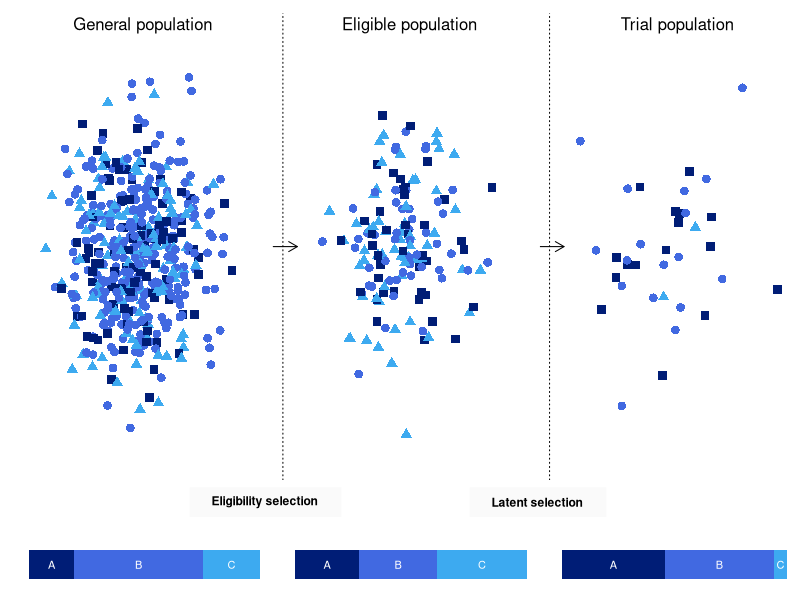

Write the R code that produced this figure.
set.seed(97)

generate_data <- function(size, prob_x, prob_y) {
  x <- sample(c("A", "B", "C"), size, prob = prob_x, replace = TRUE)
  D <- data.frame(X = rnorm(size, mean = 0, sd = 1.75), 
                  Y = rnorm(size, mean = 0, sd = 0.95), 
                  ID = 1:size)
  D <- D[sample(D$ID, size = size), ]
  return(list(x = x, D = D))
}

dl <- list(
  generate_data(500, prob_x = c(0.8/3, 2/3, 1/3)),
  generate_data(150, prob_x = c(1/6, 1/6, 1/6)),
  generate_data(35, prob_x = c(1.4/6, 1.3/6, 0.2/6))
)

# make figure
pdf(file = "/Users/daphneweemering/surfdrive/trial participation/trial-participation/figures/figure4.pdf", height = 5, width = 7)

# population
par(mar = c(0, 0.5, 1, 0), mfrow = c(2, 4), fig = c(0, 1/3, 0.2, 1), new = F)
plot (dl[[1]]$D$X, dl[[1]]$D$Y, col = paste(factor(dl[[1]]$x, labels = c("#001d76", "#4169E1", "#3daaf0"))), 
      pch = 14 + as.numeric(factor(dl[[1]]$x)), ylim = c(-3.5, 3.5), xlim = c(-6, 6), 
      xaxt = "n", yaxt = "n", bty = "n", cex = 1.75)
mtext("General population", line = -1.5, adj = 0.55)

par(fig = c(0, 2/3, 0.2, 1))
arrows(x0 = 0, y0 = 0, x1 = 0.6, y1 = 0, length = 0.1, angle = 30, code = 2)

# eligible patients
par(mar = c(0, 0.5, 1, 0), mfrow = c(2, 3), fig = c(1/3, 2/3, 0.2, 1), new = T)
plot (dl[[2]]$D$X, dl[[2]]$D$Y, col = paste(factor(dl[[2]]$x, labels = c("#001d76", "#4169E1", "#3daaf0"))), 
      pch = 14 + as.numeric(factor(dl[[2]]$x)), ylim = c(-3.5, 3.5), xlim = c(-6, 6), 
      xaxt = "n", yaxt = "n", bty = "n", cex = 1.75)
mtext("Eligible population", line = -1.5, adj = 0.55)
abline (v = -6, lty = 3)


# trial patients
par(mar = c(0, 0.5, 1, 0), mfrow = c(2, 3), fig = c(2/3, 1, 0.2, 1), new = T)
plot (dl[[3]]$D$X, dl[[3]]$D$Y, col = paste(factor(dl[[3]]$x, labels = c("#001d76", "#4169E1", "#3daaf0"))),
      pch = 14 + as.numeric(factor(dl[[3]]$x)), ylim = c(-3.5, 3.5), xlim = c(-6, 6),
      xaxt = "n", yaxt = "n", bty = "n", cex = 1.75)
mtext("Trial population", line = -1.5, adj = 0.55)
abline (v = -6, lty = 3)

par(fig = c(1/3, 1, 0.2, 1))
arrows(x0 = -0.2, y0 = 0, x1 = 0.6, y1 = 0, length = 0.1, angle = 30, code = 2)

# selection text
par(mar = c (0, 0.5, 1, 0), fig = c(0, 1, 0, 1), new = T)
legend(x = -3.65, y = -2.325, legend = bquote(bold("Eligibility selection      ")), bg = "grey98", 
       adj = 0, text.col = "black", box.col = "grey98", cex = 1.1, xpd = T)
legend(x = 1, y = -2.325, legend = bquote(bold("Latent selection      ")), bg = "grey98",
       adj = 0, text.col = "black", box.col = "grey98", cex = 1.1, xpd = T)


# barplots
par(mar = c(1.5, 2, 0.7, 0.5), mfrow = c(2, 4), fig = c(0, 1/3, 0, 0.1), new = T)
barplot(as.matrix(prop.table(table(dl[[1]]$x))), col = c("#001d76", "#4169E1", "#3daaf0"), 
        horiz = T, xaxt = "n", border = NA)

lttr <- function(x, abc){
  text(x = x, y = 0.7, abc, col = "white")
}

mat <- as.matrix(prop.table(table(dl[[1]]$x)))
result <- c(mat[1]/2, mat[1] + mat[2]/2, mat[1] + mat[2] + mat[3]/2)
lttr(result, c("A", "B", "C"))

par(mar = c(1.5, 2, 0.7, 0.5), mfrow = c(2, 4), fig = c(1/3, 2/3, 0, 0.1), new = T)
barplot(as.matrix(prop.table(table(dl[[2]]$x))), col = c("#001d76", "#4169E1", "#3daaf0"), 
        horiz = T, xaxt = "n", border = NA)

mat <- as.matrix(prop.table(table(dl[[2]]$x)))
result <- c(mat[1]/2, mat[1] + mat[2]/2, mat[1] + mat[2] + mat[3]/2)
lttr(result, c("A", "B", "C"))

par(mar = c(1.5, 2, 0.7, 1), mfrow = c(2, 4), fig = c(2/3, 1, 0, 0.1), new = T)
barplot(as.matrix(prop.table(table(dl[[3]]$x))), col = c("#001d76", "#4169E1", "#3daaf0"), 
        horiz = T, xaxt = "n", border = NA)

mat <- as.matrix(prop.table(table(dl[[3]]$x)))
result <- c(mat[1]/2, mat[1] + mat[2]/2, mat[1] + mat[2] + mat[3]/2)
lttr(result, c("A", "B", "C"))

dev.off()
